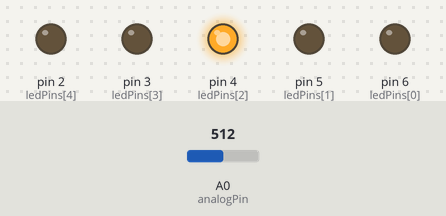
Recording of a sketch running on a simulated Arduino Uno, built with avr-gcc and run on an emulated ATmega328P. Parts: output pins drawn as LEDs (lit = HIGH). Dashed ring = blinking. The inputs (shaded band) are chosen by the test bench; at power-on: A0 (analogPin) = 512. What the sketch prints to the serial monitor is not drawn.

Above: at 1.2 s.
1.3 s: A0 (analogPin) set to 0
At 3.02 s:
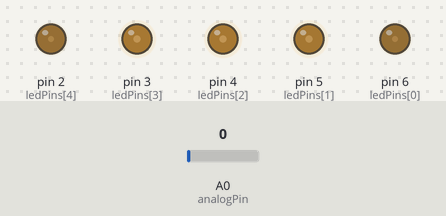
4.3 s: A0 (analogPin) set to 306
At 4.47 s:
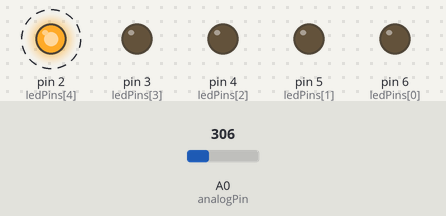
7.3 s: A0 (analogPin) set to 0
10.3 s: A0 (analogPin) set to 511
At 13.2 s:
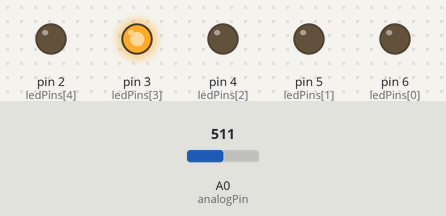
13.3 s: A0 (analogPin) set to 716
At 14.8 s:
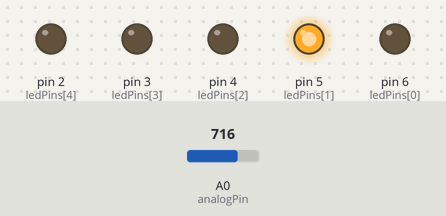
15.0 s: A0 (analogPin) set to 747
Timing chart, 0 to 17.5 s (numbered marks = the images above; inputs shaded):
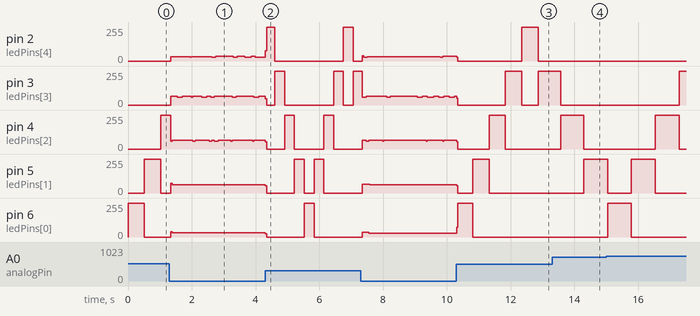

Measured:
- after the input at 1.3 s, pin 6 (ledPins[0]): 0/255 → 32/255 after 0.05 s
- after the input at 4.3 s, pin 5 (ledPins[1]): goes 0/255 0.91 s, 255/255 0.31 s, 0/255 0.31 s, 255/255 0.31 s, then 0/255, starting at once
- after the input at 10.3 s, pin 5 (ledPins[1]): 61/255 → 0/255 at once, → 255/255 0.50 s later, → 0/255 0.51 s later; pin 6 (ledPins[0]): 28/255 → 255/255 at once, → 0/255 0.50 s later
- after the input at 13.3 s, pin 6 (ledPins[0]): stays 0/255 (without the input it goes to 255/255 after 1.1 s)

The sketch:

larson_scanner_5.ino
```cpp
/* Larson scanner

  Starting with the same LED wiring as before, on digital pins 2 - 6
  and hopefully using a pot on a0 to vary the speed with

  This version uses digital pins, which means they can only be on or off,
  so you don't get that nice trailing effect with the slow decay.
  But its a start.

*/

// these constants won't change:
const int analogPin = A0;   // the pin that the potentiometer is attached to
const int ledCount = 5;    // the number of LEDs in the bar graph

int dbg_lastSensorReading = 0;

int ledPins[] = {
   6, 5, 4, 3, 2 // i have it wired in reverse, easier to connect now
  };

#define NUMBER_OF_LEDS (sizeof(ledPins)/sizeof(int))

/*
  This copies a simple design I found elsewhere, where each "frame" is
  defined beforehand, and the code just loops through the frames.
  (simpler than trying to calculate the back-and-forth scan for a small number)
*/
boolean larson[][NUMBER_OF_LEDS] = {
{ HIGH, LOW, LOW, LOW, LOW},
{ LOW, HIGH, LOW, LOW, LOW},
{ LOW, LOW, HIGH, LOW, LOW},
{ LOW, LOW, LOW, HIGH, LOW},
{ LOW, LOW, LOW, LOW, HIGH},
{ LOW, LOW, LOW, HIGH, LOW},
{ LOW, LOW, HIGH, LOW, LOW},
{ LOW, HIGH, LOW, LOW, LOW},
};

#define FRAMES (sizeof(larson)/(sizeof(larson[0])))

int currentLed = 3; // start at the middle
int scanSpeed = 50;

void setup() {

    // loop over the pin array and set them all to output:
   for (int led=0; led < NUMBER_OF_LEDS; ++led) {
     pinMode(ledPins[led], OUTPUT);
}

  Serial.begin(9600);
  Serial.println("Larson Scanner LED Test ");
};

void loop() {

 long time = millis();

  for (int frame=0; frame < FRAMES; frame++) {
    for (int led=0; led < NUMBER_OF_LEDS; led++) {
      digitalWrite(ledPins[led], larson[frame][led]);
    }

    //  play with this to enable speed control
    int sensorValue = map(analogRead(analogPin), 0, 1023, 0, 1000);
    while (sensorValue >= (millis() - time)) {
      sensorValue = analogRead(analogPin);
    }

    time = millis();
  }

};
```
